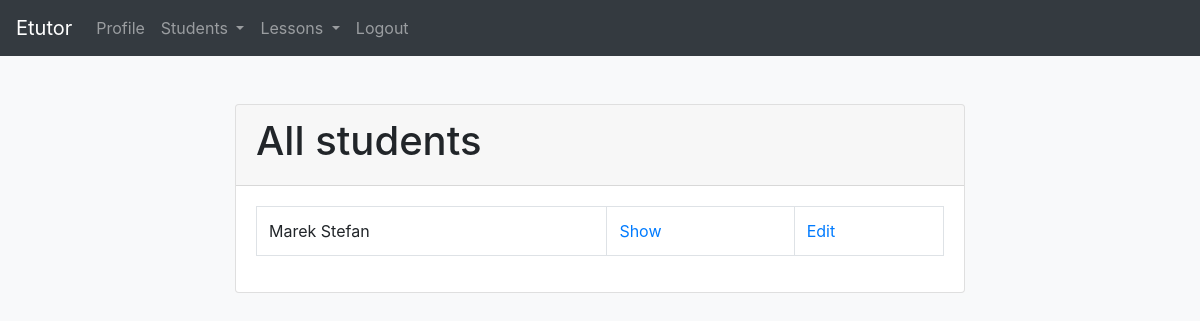
/students/ (signed in), run on an earlier commit of the app's database.
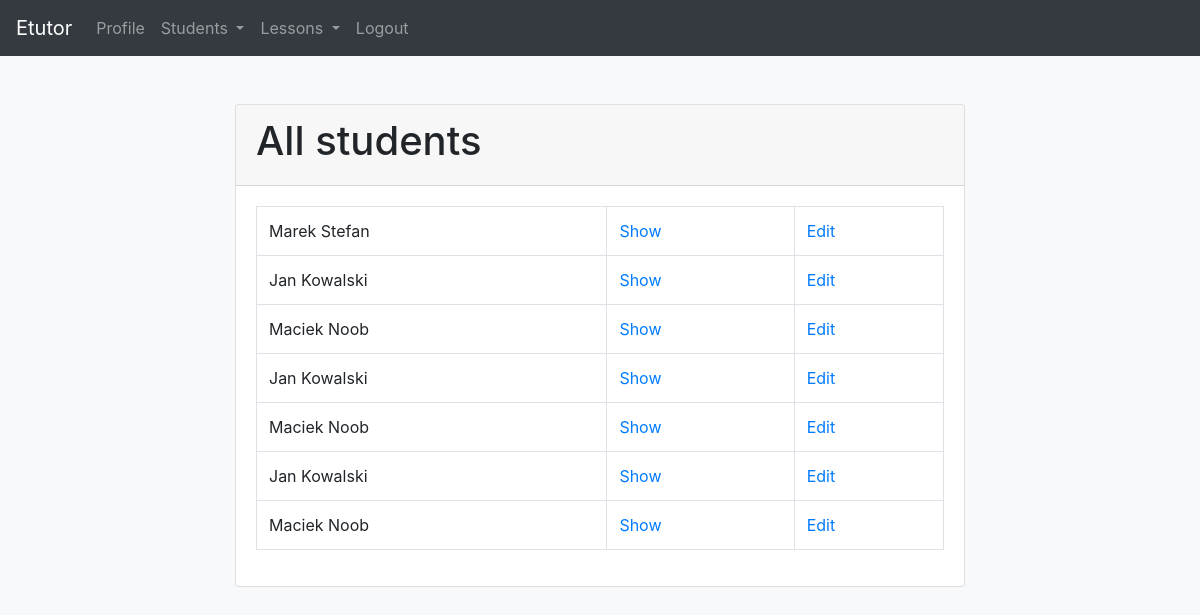
And on a later commit of the database.
### app/models.py (models this page shows)
class Student(models.Model):
    first_name = models.CharField(max_length=50)
    last_name = models.CharField(max_length=50)
    address = models.CharField(max_length=100, blank=True)
    education_level = models.CharField(max_length=50, blank=True)
    phone_number = models.CharField(max_length=20, blank=True, unique=True)
    email = models.EmailField(blank=True, unique=True)
    discord_nick = models.CharField(max_length=50, blank=True)
    facebook_profile = models.CharField(max_length=150, blank=True)
    facebook_psid = models.CharField(max_length=50, blank=True)
    tutor = models.ForeignKey(Tutor, on_delete=models.CASCADE)
    def __str__(self):
        return f'{self.first_name} {self.last_name}'
    def get_absolute_url(self):
        return reverse('student-detail', args=[self.id])

### app/views.py (the view)
# urls.py: path('students/', views.StudentListView.as_view(), name='students'),
@method_decorator(login_required, name='dispatch')
class StudentListView(ListView):
    model = Student
    template_name = 'student_list.html'

### templates/student_list.html (shortened to what this page needs)
{% extends 'base.html' %}
{% block content %}
<div class="container">
    <div class="row justify-content-center mt-5">
        <div class="col-8">
            <div class="card">
                <div class="card-header">
                    <h1>All students</h1>
                </div>
                <div class="card-body">
                    <table class="table table-bordered">
                        <tbody>
                            {% for student in student_list %}
                            <tr>
                                <td>{{ student }}</td>
                                <td><a href="{{ student.get_absolute_url }}">Show</a></td>
                                <td><a href="{{ student.get_absolute_url }}">Edit</a></td>
                            </tr>
                            {% empty %}
                            <tr>
                                <td>No students yet.</td>
                            </tr>
                            {% endfor %}
                        </tbody>
                    </table>
                </div>
            </div>
        </div>
    </div>
</div>
{% endblock %}

### templates/base.html (shortened to what this page needs)
{% load static %}
<!DOCTYPE html>
<html lang="pl">
  <head>
    <link rel="stylesheet" href="{% static 'css/style.css' %}">
    <link rel="stylesheet" href="https://cdn.jsdelivr.net/npm/bootstrap@4.3.1/dist/css/bootstrap.min.css">
</head>
<body class="bg-light">
<nav class="navbar navbar-expand-lg navbar-dark bg-dark">
  <a class="navbar-brand" href="#">Etutor</a>
  <div class="collapse navbar-collapse" id="navbarNavDropdown">
    <ul class="navbar-nav">
      {% if user.is_authenticated %}
      <li class="nav-item">
        <a class="nav-link" href="{% url 'profile' %}">Profile</a>
      </li>
      <li class="nav-item dropdown">
        <a class="nav-link dropdown-toggle" href="#"  role="button" data-toggle="dropdown" aria-haspopup="true" aria-expanded="false">
          Students
        </a>
      </li>
      <li class="nav-item dropdown">
        <a class="nav-link dropdown-toggle" href="#" role="button" data-toggle="dropdown" aria-haspopup="true" aria-expanded="false">
          Lessons
        </a>
      </li>
      <li class="nav-item">
        <a class="nav-link" href="/logout" >Logout</a>
      </li>
      {% endif %}
    </ul>
  </div>
</nav>
{% block content %}
{% endblock %}
</body>
</html>

What changed in the data, as far as the page shows it:
added Student: first_name+last_name "Jan Kowalski"
added Student: first_name+last_name "Maciek Noob"
added Student: first_name+last_name "Jan Kowalski"
added Student: first_name+last_name "Maciek Noob"
added Student: first_name+last_name "Jan Kowalski"
added Student: first_name+last_name "Maciek Noob"
